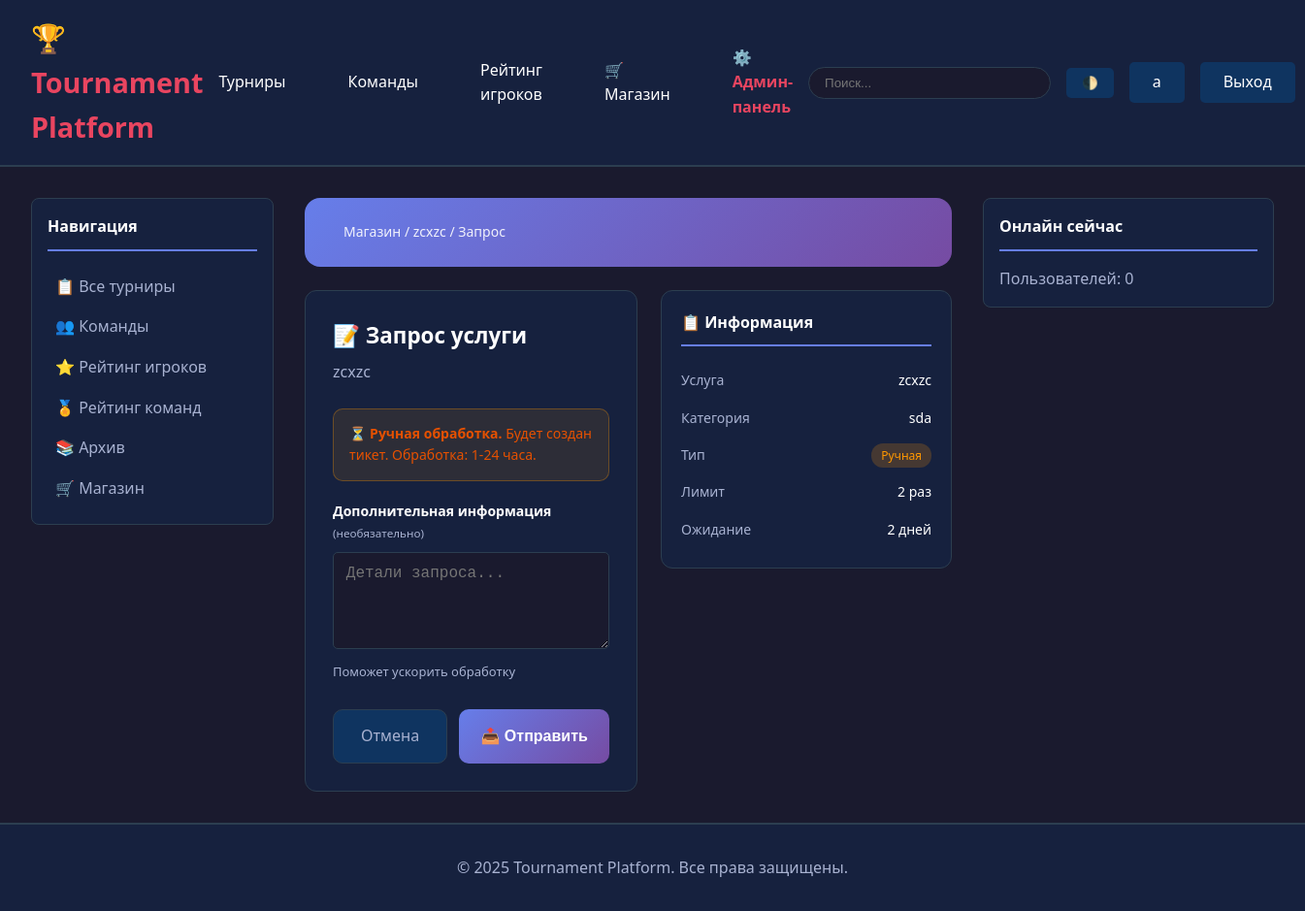
The page /shop/service/1/request/ (signed in) on the database its author committed.
### accounts/models.py (models this page shows, shortened)
class User(AbstractUser):
    ROLE_CHOICES = [
        ('player', 'Игрок'),
        ('captain', 'Капитан'),
        ('moderator', 'Модератор'),
        ('admin', 'Администратор'),
    ]
    role = models.CharField(max_length=20, choices=ROLE_CHOICES, default='player')
    discord_id = models.CharField(max_length=100, blank=True, null=True, unique=True)
    discord_username = models.CharField(max_length=100, blank=True, null=True)
    avatar = models.ImageField(upload_to='avatars/', blank=True, null=True)
    bio = models.TextField(blank=True)
    objects = CustomUserManager()
    class Meta:
        verbose_name = 'Пользователь'
        verbose_name_plural = 'Пользователи'

### shop/models.py (models this page shows, shortened)
class Service(models.Model):
    PROCESSING_TYPES = [
        ('auto', 'Автоматическая'),
        ('manual', 'Требует обработки администратором'),
    ]
    AUTO_ACTIONS = [
        ('remove_league_ban', 'Снятие бана в лиге'),
        ('change_nickname', 'Смена никнейма'),
    ]
    category = models.ForeignKey(ServiceCategory, on_delete=models.CASCADE,
                                 related_name='services', verbose_name='Категория')
    name = models.CharField('Название услуги', max_length=200)
    slug = models.SlugField('Slug', unique=True)
    description = models.TextField('Описание')
    processing_type = models.CharField('Тип обработки', max_length=20,
                                       choices=PROCESSING_TYPES, default='manual')
    auto_action = models.CharField('Автоматическое действие', max_length=50, blank=True,
                                   choices=AUTO_ACTIONS,
                                   help_text='Для автоматических услуг')
    is_active = models.BooleanField('Активна', default=True)
    is_featured = models.BooleanField('Рекомендуемая', default=False)
    order = models.IntegerField('Порядок сортировки', default=0)
    max_uses_per_user = models.IntegerField('Максимум использований на пользователя',
                                            null=True, blank=True)
    cooldown_days = models.IntegerField('Период ожидания (дней)', null=True, blank=True)
    created_at = models.DateTimeField('Создано', auto_now_add=True)
    updated_at = models.DateTimeField('Обновлено', auto_now=True)
    class Meta:
        verbose_name = 'Услуга'
        verbose_name_plural = 'Услуги'
        ordering = ['category', 'order', 'name']
        indexes = [
            models.Index(fields=['is_active', 'category']),
            models.Index(fields=['processing_type']),
        ]
    def can_user_use(self, user):
        if not self.is_active:
            return False, "Услуга недоступна"
        if self.max_uses_per_user:
            completed_orders = ServiceOrder.objects.filter(
                user=user, service=self, status='completed'
            ).count()
            if completed_orders >= self.max_uses_per_user:
                return False, f"Достигнут лимит использований ({self.max_uses_per_user})"
        if self.cooldown_days:
            last_order = ServiceOrder.objects.filter(
                user=user, service=self, status='completed'
            ).order_by('-completed_at').first()
            if last_order and last_order.completed_at:
                days_passed = (timezone.now() - last_order.completed_at).days
                if days_passed < self.cooldown_days:
                    days_left = self.cooldown_days - days_passed
                    return False, f"Доступно через {days_left} дн."
        return True, "OK"

class ServiceCategory(models.Model):
    CATEGORY_TYPES = [
        ('league', 'Лига'),
        ('server', 'Игровой сервер'),
        ('other', 'Другое'),
    ]
    name = models.CharField('Название', max_length=100)
    slug = models.SlugField('Slug', unique=True)
    category_type = models.CharField('Тип категории', max_length=20, choices=CATEGORY_TYPES, default='other')
    description = models.TextField('Описание', blank=True)
    icon = models.CharField('Иконка (CSS класс)', max_length=50, blank=True)
    order = models.IntegerField('Порядок сортировки', default=0)
    is_active = models.BooleanField('Активна', default=True)
    class Meta:
        verbose_name = 'Категория услуг'
        verbose_name_plural = 'Категории услуг'
        ordering = ['order', 'name']

### shop/views.py (the view, shortened to what this page needs)
# urls.py: path('service/<int:service_id>/request/', views.service_request, name='service_request'),
@login_required
def service_request(request, service_id):
    service = get_object_or_404(Service, id=service_id, is_active=True)
    can_use, message = service.can_user_use(request.user)
    if not can_use:
        messages.error(request, f'Невозможно запросить услугу: {message}')
        return redirect('shop:service_detail', service_id=service.id)
    context = {
        'service': service,
    }
    return render(request, 'shop/service_request.html', context)

### templates/shop/service_request.html (shortened to what this page needs)
{% extends 'base.html' %}
{% block content %}
<div class="shop-header">
    <div class="breadcrumb"><a href="{% url 'shop:index' %}">Магазин</a> / <a href="{% url 'shop:service_detail' service.id %}">{{ service.name }}</a> / Запрос</div>
</div>
<div class="content-grid">
    <div class="request-card">
        <h1 class="request-title">📝 Запрос услуги</h1>
        <p class="request-subtitle">{{ service.name }}</p>
        {% if service.processing_type == 'auto' %}
        <div class="info-box auto">⚡ <strong>Автоматическая услуга.</strong> Выполнится сразу после отправки.</div>
        {% else %}
        <div class="info-box manual">⏳ <strong>Ручная обработка.</strong> Будет создан тикет. Обработка: 1-24 часа.</div>
        {% endif %}
        <form method="post">
            {% if service.processing_type == 'manual' %}
            <div class="form-group">
                <label class="form-label">Дополнительная информация <small>(необязательно)</small></label>
                <textarea name="additional_info" class="form-control" placeholder="Детали запроса..."></textarea>
                <p class="hint-text">Поможет ускорить обработку</p>
            </div>
            {% endif %}
            <div class="form-actions">
                <a href="{% url 'shop:service_detail' service.id %}" class="btn-cancel">Отмена</a>
                <button type="submit" class="btn-submit">{% if service.processing_type == 'auto' %}⚡ Выполнить{% else %}📤 Отправить{% endif %}</button>
            </div>
        </form>
    </div>
    <div class="sidebar-card">
        <h3 class="sidebar-title">📋 Информация</h3>
        <div class="summary-row"><span class="label">Услуга</span><span class="value">{{ service.name }}</span></div>
        <div class="summary-row"><span class="label">Категория</span><span class="value">{{ service.category.name }}</span></div>
        <div class="summary-row">
            <span class="label">Тип</span>
            <span class="value">{% if service.processing_type == 'auto' %}<span class="badge badge-auto">Авто</span>{% else %}<span class="badge badge-manual">Ручная</span>{% endif %}</span>
        </div>
        {% if service.max_uses_per_user %}<div class="summary-row"><span class="label">Лимит</span><span class="value">{{ service.max_uses_per_user }} раз</span></div>{% endif %}
        {% if service.cooldown_days %}<div class="summary-row"><span class="label">Ожидание</span><span class="value">{{ service.cooldown_days }} дней</span></div>{% endif %}
    </div>
</div>
{% endblock %}

### templates/base.html (shortened to what this page needs)
<!DOCTYPE html>
<html lang="ru">
<head>
</head>
<body>
    <header>
        <div class="header-container">
            <a href="{% url 'tournaments:index' %}" class="logo">🏆 Tournament Platform</a>
<nav>
    <a href="{% url 'tournaments:tournament_list' %}">Турниры</a>
    {% if user.is_authenticated %}
        {% if user.role in 'player,captain' %}
            <a href="{% url 'teams:team_list' %}">Команды</a>
        {% else %}
            <a href="{% url 'teams:team_list' %}">Команды</a>
        {% endif %}
    {% else %}
        <a href="{% url 'teams:team_list' %}">Команды</a>
    {% endif %}
    <a href="{% url 'ratings:player_ratings' %}">Рейтинг игроков</a>
    <a href="{% url 'shop:index' %}">🛒 Магазин</a>
    {% if user.is_authenticated %}
        {% if user.is_staff or user.is_superuser %}
            <a href="{% url 'admin_panel:dashboard' %}" style="color: var(--accent); font-weight: bold;">
                ⚙️ Админ-панель
            </a>
        {% endif %}
    {% endif %}
</nav>
            <div class="user-menu">
                <div class="search-box">
                    <form action="{% url 'tournaments:search' %}" method="get">
                        <input type="text" name="q" placeholder="Поиск..." />
                    </form>
                </div>
                <button class="theme-toggle" onclick="toggleTheme()">🌓</button>
                {% if user.is_authenticated %}
                    <a href="{% url 'accounts:profile' user.username %}" class="btn btn-secondary">
                        {{ user.username }}
                    </a>
                    <a href="{% url 'accounts:logout' %}" class="btn btn-secondary">Выход</a>
                {% else %}
                    <a href="{% url 'accounts:login' %}" class="btn btn-primary">Вход</a>
                {% endif %}
            </div>
        </div>
    </header>
    <div class="container">
        <aside class="sidebar">
            <div class="sidebar-item">
                <div class="sidebar-title">Навигация</div>
                <a href="{% url 'tournaments:tournament_list' %}" class="sidebar-link">📋 Все турниры</a>
                <a href="{% url 'teams:team_list' %}" class="sidebar-link">👥 Команды</a>
                <a href="{% url 'ratings:player_ratings' %}" class="sidebar-link">⭐ Рейтинг игроков</a>
                <a href="{% url 'ratings:team_ratings' %}" class="sidebar-link">🏅 Рейтинг команд</a>
                <a href="{% url 'tournaments:archive' %}" class="sidebar-link">📚 Архив</a>
                <a href="{% url 'shop:index' %}" class="sidebar-link">🛒 Магазин</a>
            </div>
        </aside>
        <main>
            {% block content %}{% endblock %}
        </main>
        <aside class="sidebar">
            {% block right_sidebar %}
            <div class="sidebar-item">
                <div class="sidebar-title">Онлайн сейчас</div>
                <p style="color: var(--text-secondary);">Пользователей: {{ online_count|default:0 }}</p>
            </div>
            {% endblock %}
        </aside>
    </div>
    <footer>
        <p>&copy; 2025 Tournament Platform. Все права защищены.</p>
    </footer>
</body>
</html>

### templates/base.html (style rules this page uses)
* { margin: 0; padding: 0; box-sizing: border-box; }
:root { --primary-bg: #1a1a2e; --secondary-bg: #16213e; --card-bg: #0f3460; --accent: #e94560; --text-primary: #ffffff; --text-secondary: #a8b2d1; --border: #2c3e50; }
html { height: 100%; }
body { font-family: 'Segoe UI', Tahoma, Geneva, Verdana, sans-serif; background: var(--primary-bg); color: var(--text-primary); line-height: 1.6; display: flex; flex-direction: column; min-height: 100vh; }
header { background: var(--secondary-bg); padding: 1rem 0; border-bottom: 2px solid var(--border); position: sticky; top: 0; z-index: 1000; flex-shrink: 0; }
.header-container { max-width: 1600px; margin: 0 auto; padding: 0 2rem; display: flex; justify-content: space-between; align-items: center; }
.logo { font-size: 1.8rem; font-weight: bold; color: var(--accent); text-decoration: none; }
nav { display: flex; gap: 2rem; align-items: center; }
nav a { color: var(--text-primary); text-decoration: none; padding: 0.5rem 1rem; border-radius: 5px; transition: all 0.3s; }
.search-box { position: relative; }
.search-box input { padding: 0.5rem 1rem; border: 1px solid var(--border); border-radius: 20px; background: var(--primary-bg); color: var(--text-primary); width: 250px; }
.user-menu { display: flex; gap: 1rem; align-items: center; }
.btn { padding: 0.5rem 1.5rem; border: none; border-radius: 5px; cursor: pointer; text-decoration: none; display: inline-block; transition: all 0.3s; font-size: 1rem; }
.btn-secondary { background: var(--card-bg); color: var(--text-primary); }
.container { max-width: 1600px; margin: 0 auto; padding: 2rem; display: grid; grid-template-columns: 250px 1fr 300px; gap: 2rem; flex: 1 0 auto; }
.sidebar { position: sticky; top: 80px; height: fit-content; }
.sidebar-item { background: var(--secondary-bg); padding: 1rem; border-radius: 8px; margin-bottom: 1rem; border: 1px solid var(--border); }
.sidebar-title { font-size: 1.1rem; margin-bottom: 0.5rem; color: var(--accent); }
.sidebar-link { display: block; color: var(--text-secondary); text-decoration: none; padding: 0.5rem; border-radius: 5px; transition: all 0.3s; }
footer { background: var(--secondary-bg); padding: 2rem 0; margin-top: auto; border-top: 2px solid var(--border); text-align: center; color: var(--text-secondary); flex-shrink: 0; }
.form-group { margin-bottom: 1.5rem; }
.form-group label { display: block; margin-bottom: 0.5rem; color: var(--text-primary); }
.form-group input, .form-group select, .form-group textarea { width: 100%; padding: 0.8rem; border: 1px solid var(--border); border-radius: 5px; background: var(--primary-bg); color: var(--text-primary); font-size: 1rem; }
.theme-toggle { background: var(--card-bg); border: none; color: var(--text-primary); padding: 0.5rem 1rem; border-radius: 5px; cursor: pointer; }

### rows shown on the page
User: username "a"
Service: name "zcxzc", category.name "sda", max_uses_per_user "2", cooldown_days "2"

### other values the page prints
{{ online_count|default:0 }} "0"
